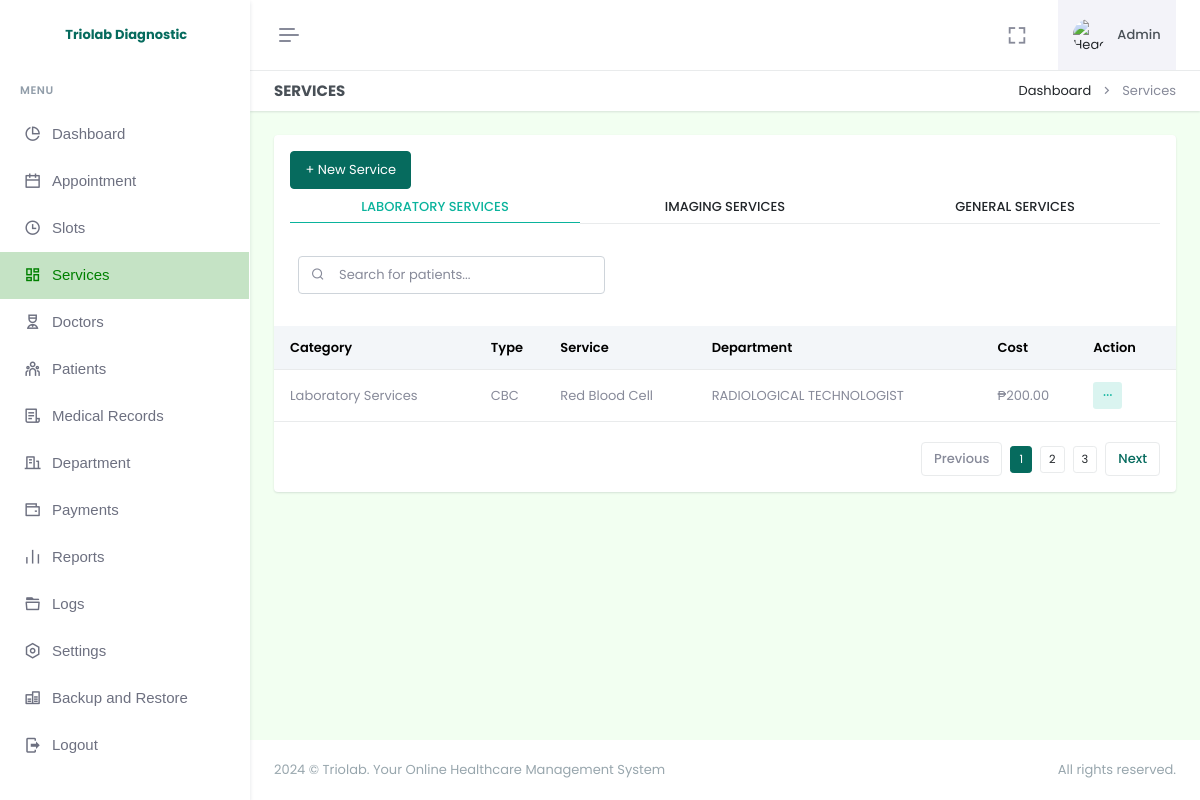
Page /admin/services.php (signed in) on the earlier database version.
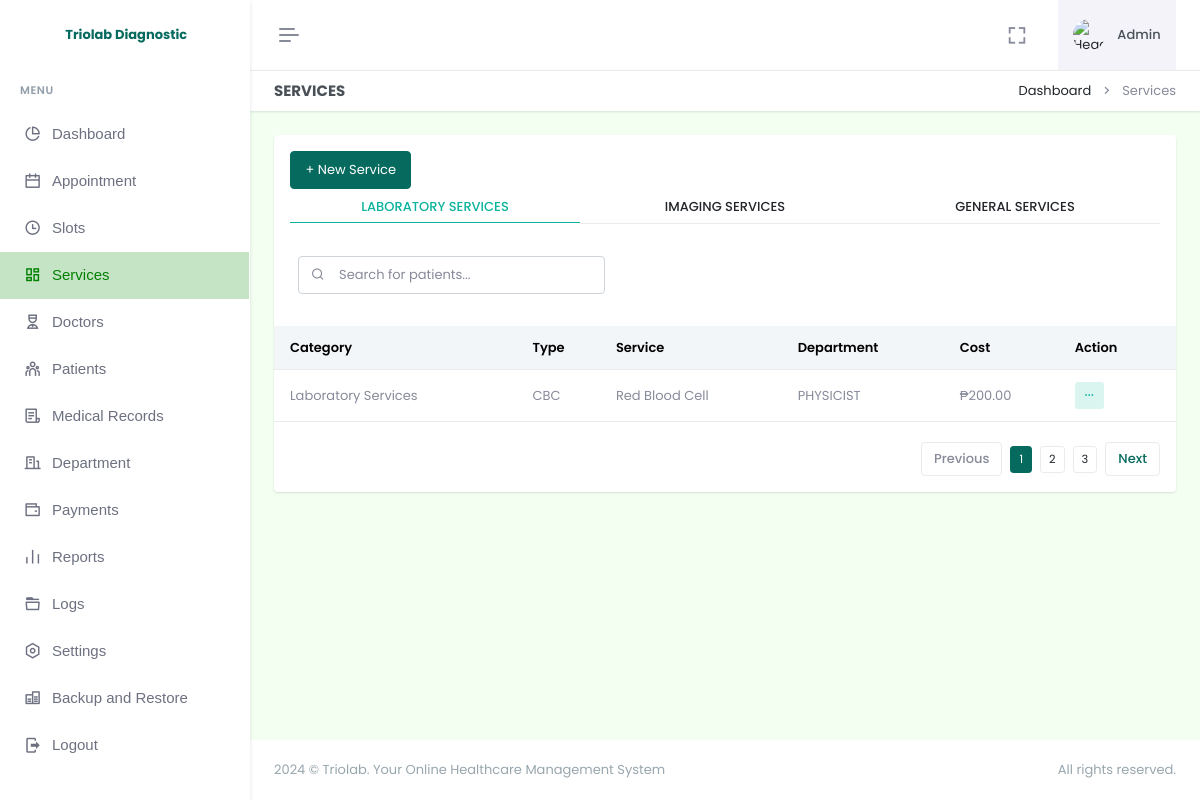
Same page on the later database version.
### tables this page shows
CREATE TABLE `services` (
  `id` int(11) NOT NULL AUTO_INCREMENT,
  `category` varchar(255) NOT NULL,
  `type` varchar(255) NOT NULL,
  `service` varchar(255) NOT NULL,
  `department_id` int(255) NOT NULL,
  `cost` varchar(255) NOT NULL,
  `date_added` timestamp NOT NULL DEFAULT current_timestamp(),
  `is_archive` tinyint(4) NOT NULL DEFAULT 0,
  PRIMARY KEY (`id`)
);

CREATE TABLE `departments` (
  `id` int(255) NOT NULL,
  `name` varchar(255) NOT NULL,
  `date_added` date NOT NULL DEFAULT current_timestamp(),
  `is_archive` tinyint(4) NOT NULL DEFAULT 0,
  PRIMARY KEY (`id`)
);

### admin/services.php (the view, shortened to what the changed rows need)
<!doctype html>
<html lang="en" data-layout="vertical" data-topbar="light" data-sidebar="light" data-sidebar-size="lg" data-sidebar-image="none" data-preloader="disable" data-theme="default" data-theme-colors="green">
<head>
    <link rel="stylesheet" href="https://cdn.jsdelivr.net/npm/flatpickr/dist/flatpickr.min.css">
    <link href="assets/css/bootstrap.min.css" rel="stylesheet" type="text/css" />
    <link href="assets/css/icons.min.css" rel="stylesheet" type="text/css" />
    <link href="assets/css/app.min.css" rel="stylesheet" type="text/css" />
    <link href="assets/css/custom.min.css" rel="stylesheet" type="text/css" />
    <link rel="stylesheet" href="assets/css/sweetalert.css">
</head>
<body style="background-color: #F2FFF1">
    <div id="layout-wrapper">
        <?php require "header.php"; ?>
        <div class="main-content">
            <div class="page-content">
                <div class="container-fluid">
                    <div class="row">
                        <div class="col-12">
                            <div class="card">
                                <div class="card-body">
                                    <div class="tab-content text-muted">
                                        <div class="tab-pane active" id="laboratory" role="tabpanel">
                                            <div class="listjs-table" id="customerList">
                                                <div class="table-responsive table-card mt-3 mb-1">
                                                    <table class="table align-middle table-nowrap" id="customerTable">
                                                        <thead class="table-light">
                                                            <tr>
                                                                <th>Category</th>
                                                                <th>Type</th>
                                                                <th>Service</th>
                                                                <th>Department</th>
                                                                <th>Cost</th>
                                                                <th>Action</th>
                                                            </tr>
                                                        </thead>
                                                        <tbody class="list">
                                                            <?php
                                                            $selectlaboratory = $pdo->query("
    SELECT s.*, d.name AS department_name
    FROM services s
    LEFT JOIN departments d ON s.department_id = d.id
    WHERE s.category = 'Laboratory Services' AND s.is_archive = 0
    ORDER BY s.service ASC
");
                                                            if ($selectlaboratory->rowCount() > 0) {
                                                                while ($row = $selectlaboratory->fetch(PDO::FETCH_ASSOC)) {
                                                            ?>
                                                                    <tr>
                                                                        <td><?= $row['category']; ?></td>
                                                                        <td><?= $row['type']; ?></td>
                                                                        <td><?= $row['service']; ?></td>
                                                                        <td><?= htmlspecialchars($row['department_name'] ?? 'N/A'); ?></td>
                                                                        <td>₱<?= number_format($row['cost'], 2); ?></td>
                                                                        <td>
                                                                            <div class="dropdown d-inline-block">
                                                                                <button class="btn btn-soft-success btn-sm dropdown" type="button" data-bs-toggle="dropdown" aria-expanded="false">
                                                                                    <i class="ri-more-fill align-middle"></i>
                                                                                </button>
                                                                            </div>
                                                                        </td>
                                                                    </tr>
                                                                <?php
                                                                }
                                                            }
                                                            ?>
                                                        </tbody>
                                                    </table>
                                                </div>
                                            </div>
                                        </div>
                                    </div>
                                </div>
                            </div>
                        </div>
                    </div>
                </div>
            </div>
        </div>
    </div>
</body>
</html>

Differences in the rows shown:
changed services "Laboratory Services": department.name "RADIOLOGICAL TECHNOLOGIST" → "PHYSICIST"
